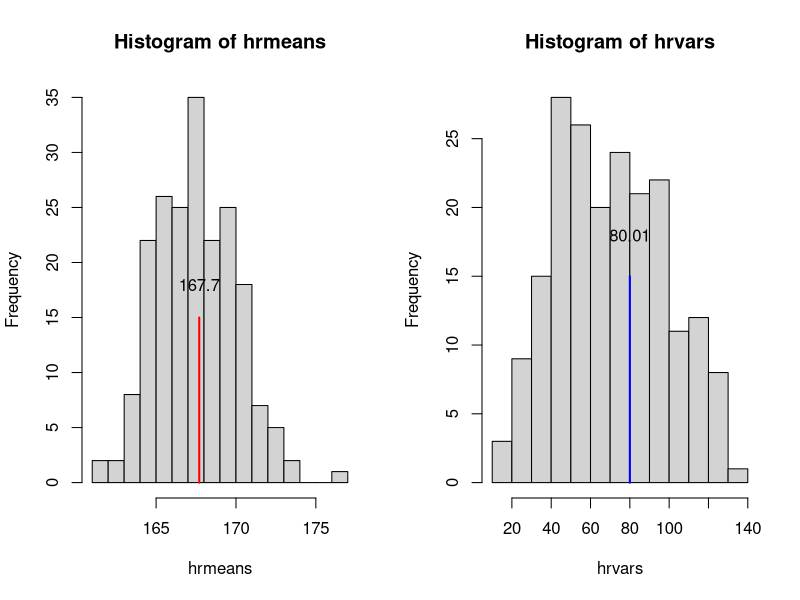

Source code (R):
## ---- chunk 1
knitr::opts_chunk$set(echo = TRUE)
## ---- chunk 2
#create a vector of the data:
heartrates = c(160,184,173,176,168,156,160,160,174,166) 
## ---- chunk 3
#determine the sample mean and the variance:
ybar = mean(heartrates)
s.2 = var(heartrates)
ybar
s.2
## ---- chunk 4
#create 200 bootstrap samples and compute the mean* and var* of each one.
hrmeans = numeric(200)
hrvars = numeric(200)
for (i in 1:200){
  this.samp = heartrates[sample(10,10,replace=TRUE)]
  hrmeans[i] = mean(this.samp)
  hrvars[i] = var(this.samp)
}
## ---- chunk 5
#histogram of the 200 bootstrap sample means and variances:

par(mfrow=c(1,2))
hist(hrmeans,nclass=15)
lines(c(ybar,ybar), c(0,15), col = "red", lwd = 2)
text(ybar, 18 , round(ybar, 2))


hist(hrvars,nclass=15)
lines(c(s.2,s.2), c(0,15), col = "blue", lwd = 2)
text(s.2, 18 , round(s.2, 2))

## ---- chunk 6
#Obtain and sort 200 values of ybar*-ybar
bsmeanpivq <- hrmeans-167.7
sorted.means = sort(bsmeanpivq)

#finding a and b given after sorting
a1 = (sorted.means[5]+sorted.means[6])/2
b1 = (sorted.means[195]+sorted.means[194])/2
a1 #value of a
b1 #value of b

#the confidence interval would be (ybar-b1, ybar-a1):
lower1 = ybar-b1
upper1 = ybar-a1

c(lower1, upper1) #the confidence interval
## ---- chunk 7
#find the 95% bootstrap confidence
bsvarpivq<-hrvars/80.0111
sorted.vars = sort(bsvarpivq) 

#The above suggests that second smallest value is the 0.025 quantile and 19th largest is the 0.975 quantile.
a2 = (sorted.vars[5]+sorted.vars[6])/2
b2 = (sorted.vars[195]+sorted.vars[194])/2
a2 #value of a
b2 #value of b

lower2 = s.2/b2
upper2 = s.2/a2

c(lower2,upper2) #the 95% confidence interval
## ---- chunk 8
#classical approach to find the CI for sigma^2
orig.upper = sum((heartrates-mean(heartrates))^2)/qchisq(0.025, df=9)
orig.lower = sum((heartrates-mean(heartrates))^2)/qchisq(0.975, df=9)
c(orig.lower,orig.upper) # the confidence interval for s^2

#classical approach to find the CI for mu
t.test(heartrates,conf.level=.95)
